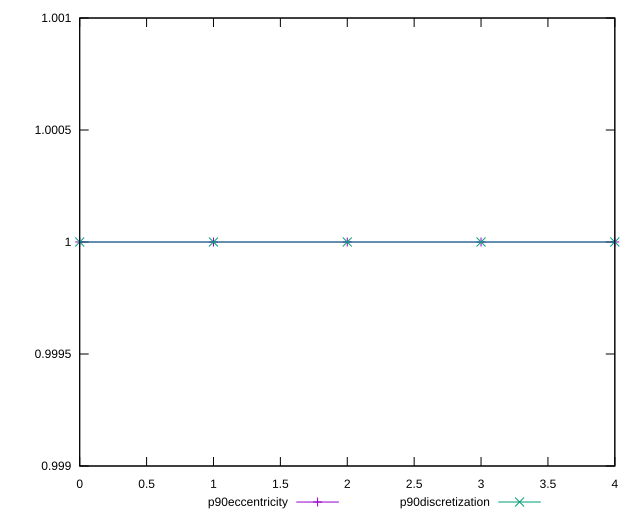

gnuplot code for this plot:
reset

$p90Eccentricity <<EOF
0 0.9999999999999997
1 0.9999999999999997
2 0.9999999999999994
3 0.9999999999999992
4 1.0000000000000004
EOF

$p90Discretization <<EOF
0 1
1 1
2 1
3 1
4 1
EOF

set key outside below
set xrange [0:4]
set yrange [0.9989999999999992:1.0010000000000003]
set trange [0.9989999999999992:1.0010000000000003]
set terminal svg size 640, 520 enhanced background rgb 'white'
set output "report_00017_2021-02-10T15-08-03.406Z/speed-index/progression/eccentricity.svg"

plot $p90Eccentricity title "p90eccentricity" with linespoints, \
     $p90Discretization title "p90discretization" with linespoints

reset
